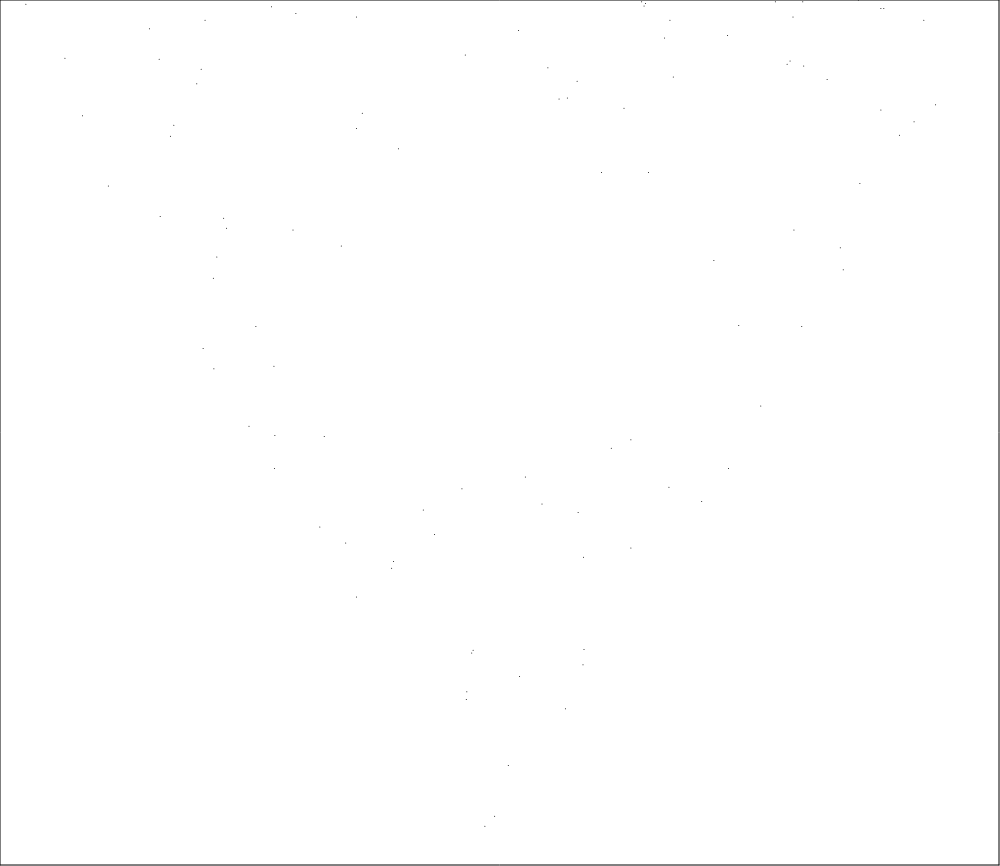
Frame 1 (no input)
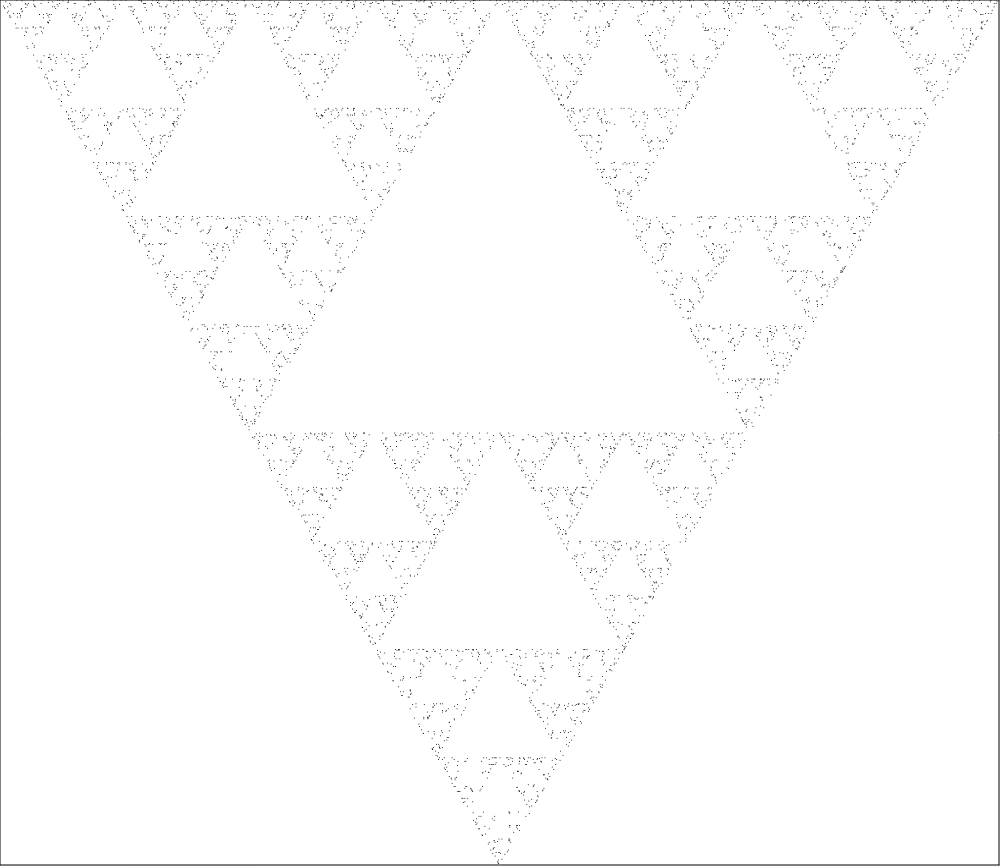
Frame 60 (no input)
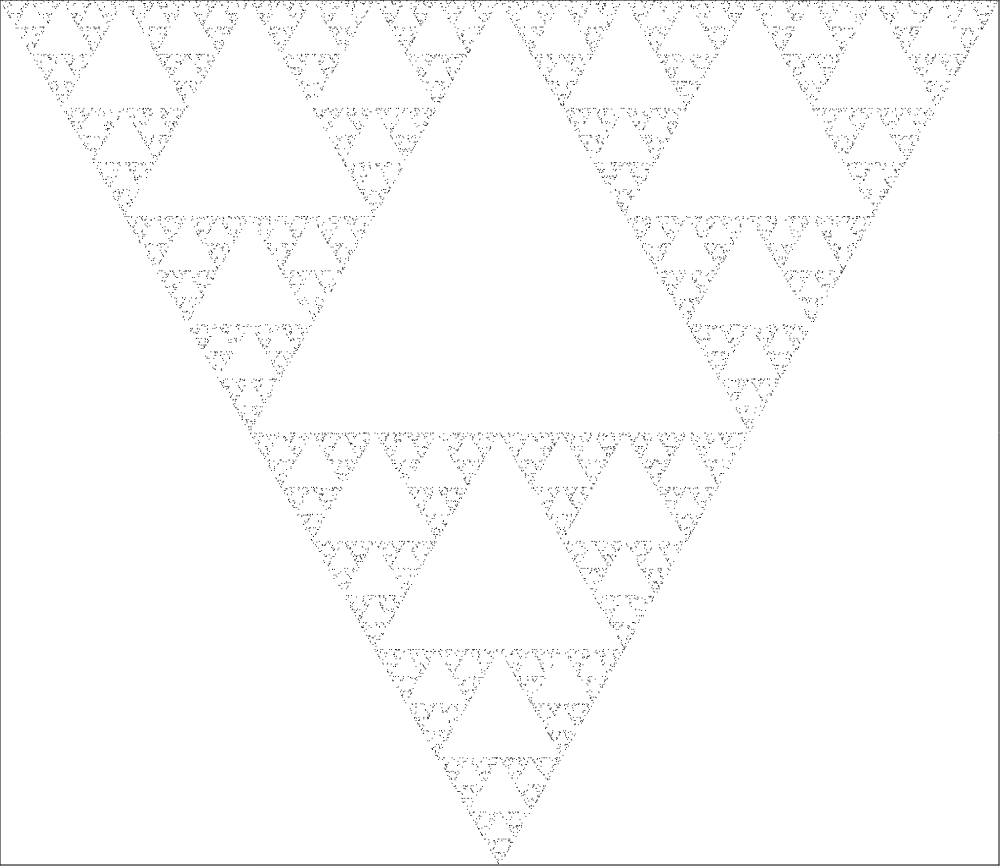
Frame 120 (the mouse pressed at the canvas centre since frame 60)

The p5.js sketch that drew these frames (run headless with seeded random() and noise() and a simulated clock; from frame 60 on, the mouse is pressed at the canvas centre):

// p5.js sketch
// ── sketch.js
var h = Math.sqrt(3)/2;

function setup() {
  var w = 1000;
  createCanvas(w, w * h);
  
  drawEdges();
}

function draw() {
	for(var i = 0; i < 100; i++)
		recur(0, 0, width / 2);
}

function drawEdges(){
  line(0, 0, width - 1, 0);
  line(0, height - 1, width - 1, height - 1);
  line(0, 0, 0, height - 1);
  line(width - 1, 0, width - 1, height - 1);
}

function recur(x, y, width){
	if(width < 0.5){
		point(x, y);
		return;
	}
	var r = random(0, 3) | 0;
	if(r == 0)
		recur(x, y, width / 2);
	else if(r == 1)
		recur(x + width, y, width / 2);
	else
		recur(x + width / 2, y + width * h, width / 2);
}
